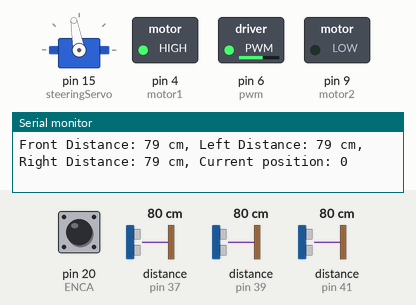
Simulated run of this sketch. Board: Arduino Mega 2560, built with avr-gcc and run on an emulated ATmega2560. On the bench: servo, switched loads named in the sketch (green lamp = pin HIGH), the last lines printed to the serial monitor. Wiring (inferred from the names in the program): 3 × ultrasonic range finder: trigger pin 36, echo pin 37 / trigger pin 38, echo pin 39 / trigger pin 40, echo pin 41. The test bench sets the inputs (shaded band); at power-on: distance to the obstacle (sensors on pin 39, pin 37, pin 41) 80 cm, pin 20 (ENCA) HIGH. The echo pulse lasts 58.3 µs per cm; pins used as bus, display or sensor lines are not drawn.

Above: at 1.2 s.
1.3 s: distance to the obstacle (sensor on pin 39) set to 2 cm
At 1.9 s:
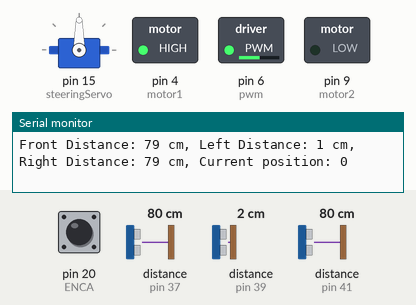
2.9 s: distance to the obstacle (sensor on pin 37) set to 57 cm
5.9 s: distance to the obstacle (sensor on pin 37) set to 48 cm
At 6.4 s:
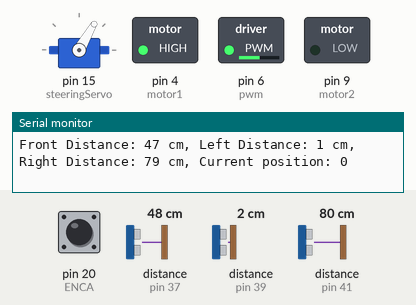
8.9 s: distance to the obstacle (sensor on pin 39) set to 120 cm
At 9.7 s:
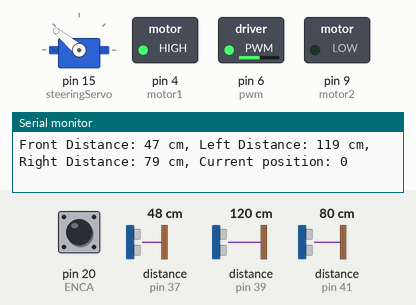
14.9 s: distance to the obstacle (sensor on pin 41) set to 250 cm
Timing chart, 0 to 18.9 s (numbered marks = the images above; inputs shaded):
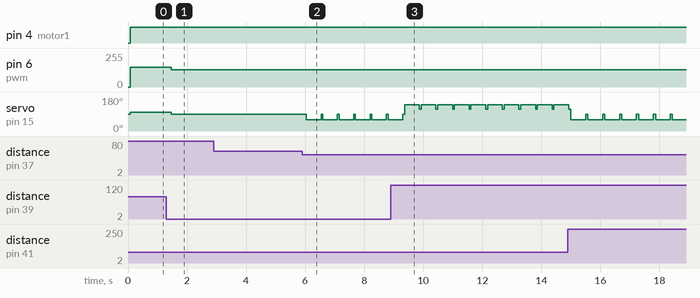

The sketch:

vl53l0x_copy_20231021130757.ino
```cpp
#include <Servo.h>

const int TRIGGER_PIN_FRONT = 36;  // Front sonar sensor trigger pin
const int ECHO_PIN_FRONT = 37;     // Front sonar sensor echo pin

const int TRIGGER_PIN_LEFT = 38;  // Left sonar sensor trigger pin
const int ECHO_PIN_LEFT = 39;     // Left sonar sensor echo pin

const int TRIGGER_PIN_RIGHT = 40;  // Right sonar sensor trigger pin
const int ECHO_PIN_RIGHT = 41;     // Right sonar sensor echo pin

const int motor1 = 4;
const int motor2 = 9;
const int pwm = 6;
//encoder
const int ENCA = 20; // Encoder pulse input A
const int ENCB = 21; // Encoder pulse input B

Servo steeringServo;

const int forwardSpeed = 150; // Adjust this value for the desired forward speed
const int turnSpeed = 130;    // Adjust this value for the desired turn speed

volatile long posi = 0; // Use long to accommodate larger position values

void setup() {
  Serial.begin(9600);
  steeringServo.attach(15);

  // Motor
  pinMode(motor1, OUTPUT);
  pinMode(pwm, OUTPUT);
  pinMode(motor2, OUTPUT);

  // Sonar Sensors
  pinMode(TRIGGER_PIN_FRONT, OUTPUT);
  pinMode(ECHO_PIN_FRONT, INPUT);
  pinMode(TRIGGER_PIN_LEFT, OUTPUT);
  pinMode(ECHO_PIN_LEFT, INPUT);
  pinMode(TRIGGER_PIN_RIGHT, OUTPUT);
  pinMode(ECHO_PIN_RIGHT, INPUT);

  // Encoder
  pinMode(ENCA, INPUT);
  pinMode(ENCB, INPUT);
  attachInterrupt(digitalPinToInterrupt(ENCA), readEncoder, RISING);

  Serial.println("Car position calculation using encoder pulses...");
}

void loop() {
  int distanceFront = getDistance(TRIGGER_PIN_FRONT, ECHO_PIN_FRONT);
  int distanceLeft = getDistance(TRIGGER_PIN_LEFT, ECHO_PIN_LEFT);
  int distanceRight = getDistance(TRIGGER_PIN_RIGHT, ECHO_PIN_RIGHT);

  // Print sensor readings
  Serial.print("Front Distance: ");
  Serial.print(distanceFront);
  Serial.print(" cm, Left Distance: ");
  Serial.print(distanceLeft);
  Serial.print(" cm, Right Distance: ");
  Serial.print(distanceRight);
  Serial.print(" cm, Current position: ");
  Serial.println(posi);

  // Stop the car if pulse count is greater than 34000
  if (posi > 88000 && posi < 90000 ) {
    digitalWrite(motor1, LOW);
    digitalWrite(motor2, LOW);
    analogWrite(pwm, 0);
    Serial.println("Car stopped");
    while (true);  // This will halt the program and effectively stop the car
  }

  // Implement obstacle avoidance based on sensor readings
  if (distanceFront >= 0 && distanceFront <= 50) {
    // Obstacle avoidance logic
    if (distanceLeft < distanceRight) {
      steeringServo.write(60);
      moveForward(turnSpeed);
      delay(500);
    } else if (distanceRight < distanceLeft) {
      steeringServo.write(140);
      moveForward(turnSpeed);
      delay(500);
    }
  } else {
    moveForward(forwardSpeed);
    steeringServo.write(100);
  }

  if (distanceFront >= 40) {
    // Obstacle avoidance logic when distanceFront is greater than or equal to 40
    if (distanceLeft < distanceRight) {
      steeringServo.write(90);
      moveForward(turnSpeed);
      delay(20);
    }
    if (distanceRight < distanceLeft) {
      steeringServo.write(115);
      moveForward(turnSpeed);
      delay(20);
    }
  }
}

int getDistance(int triggerPin, int echoPin) {
  digitalWrite(triggerPin, LOW);
  delayMicroseconds(2);
  digitalWrite(triggerPin, HIGH);
  delayMicroseconds(10);
  digitalWrite(triggerPin, LOW);

  unsigned long duration = pulseIn(echoPin, HIGH);
  int distance = duration * 0.0343 / 2;
  return distance;
}

void moveForward(int speed) {
  digitalWrite(motor1, HIGH);
  digitalWrite(motor2, LOW);
  analogWrite(pwm, speed);
}

void readEncoder() {
  int b = digitalRead(ENCB);
  if (b > 0) {
    posi++;
  } else {
    posi--;
  }
}
```

Measured:
- the behaviour switches between 52 and 51 cm on distance to the obstacle (sensor on pin 37) (found by bisection; images 1 and 2)
- after the input at 1.3 s, pin 6 (pwm): 150/255 → 130/255 after 0.16 s; servo on pin 15 (steeringServo): 100° → 90° after 0.16 s
- after the input at 5.9 s, servo on pin 15 (steeringServo): alternates 90° for 0.05 s and 60° for 0.50 s, starting after 0.14 s
